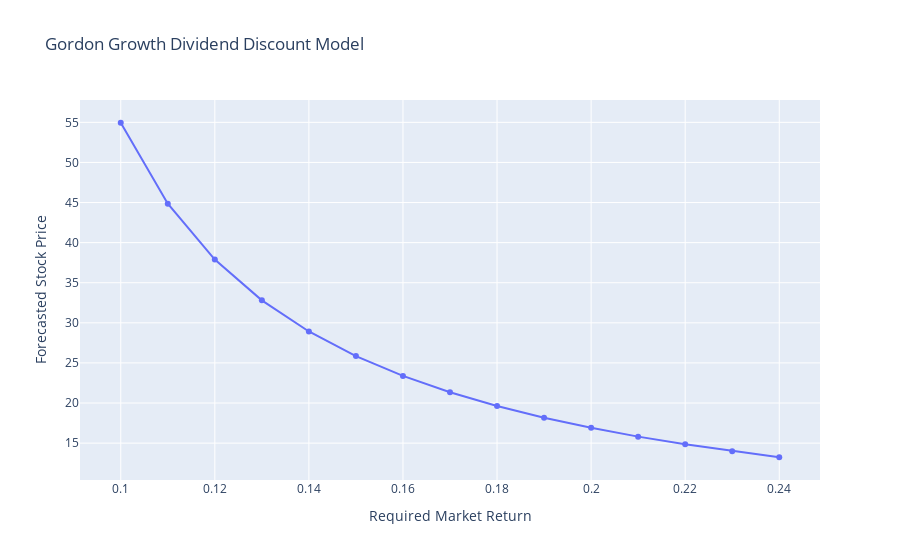

The notebook cell saved with this chart:
### Markdown cell above
This document describes a set of Python functions used for financial analysis and visualization, primarily based on the Gordon Growth Model (GGM). The functions are designed to analyze stock tickers, calculate various financial metrics, and create interactive charts to visualize the results.

## Functions

### `get_cost_of_equity(ticker)`
- Calculates the cost of equity for a given stock ticker.
- Parameters:
  - `ticker`: Stock ticker symbol.
- Returns:
  - `cost_of_equity`: Cost of equity value.

### `get_div_growth_rate(ticker)`
- Calculates the dividend growth rate for a given stock ticker.
- Parameters:
  - `ticker`: Stock ticker symbol.
- Returns:
  - `div_growth_rate`: Dividend growth rate value.

### `get_div_per_share(ticker)`
- Calculates the dividend per share for a given stock ticker.
- Parameters:
  - `ticker`: Stock ticker symbol.
- Returns:
  - `div_per_share`: Dividend per share value.

### `ggm_model(div_per_share, cost_of_equity, div_growth_rate)`
- Implements the Gordon Growth Model to forecast stock prices.
- Parameters:
  - `div_per_share`: Dividend per share value.
  - `cost_of_equity`: Cost of equity value.
  - `div_growth_rate`: Dividend growth rate value.
- Returns:
  - `ggm_forecasted_price`: Forecasted stock price.

### `analyze_ticker(ticker_symbol)`
- Analyzes a stock ticker by calculating various financial metrics and forecasting stock prices using the GGM.
- Parameters:
  - `ticker_symbol`: Stock ticker symbol.
- Returns:
  - `risk_free_rate`: Risk-free rate value.
  - `div_growth_rate`: Dividend growth rate value.
  - `div_per_share`: Dividend per share value.
  - `ggm_forecasted_price`: Forecasted stock price.
  - `beta`: Beta value.

### `create_interactive_chart(x, y, title, x_label, y_label)`
- Creates an interactive chart to visualize GGM forecasted prices.
- Parameters:
  - `x`: X-axis data.
  - `y`: Y-axis data.
  - `title`: Title of the chart.
  - `x_label`: X-axis label.
  - `y_label`: Y-axis label.

### Code cell
def get_cost_of_equity(ticker):
    beta = ticker.info['beta']
    risk_free_rate = yf.Ticker('^TNX').info['previousClose'] * 0.01
    market_return = 0.11
    return risk_free_rate + beta * (market_return - risk_free_rate)

def get_div_growth_rate(ticker):
    return ticker.info['returnOnEquity'] * (1 - ticker.info['payoutRatio'])

def get_div_per_share(ticker):
    return ticker.info['previousClose'] * ticker.info['dividendYield']

def ggm_model(div_per_share, cost_of_equity, div_growth_rate):
    return div_per_share / (cost_of_equity - div_growth_rate)

def analyze_ticker(ticker_symbol):
    ticker = yf.Ticker(ticker_symbol)
    
    try:
        beta = ticker.info['beta']
        if beta is None:  # Check if beta is None and set a default value
            beta = 1  # Default beta value if not provided
    except KeyError:
        print(f"Beta value for {ticker_symbol} is not available. Using default beta of 1.")
        beta = 1  # Default beta value if not provided
    
    risk_free_rate = yf.Ticker('^TNX').info['previousClose'] * 0.01
    market_return = 0.11
    
    try:
        div_growth_rate = ticker.info['returnOnEquity'] * (1 - ticker.info['payoutRatio'])
        div_per_share = ticker.info['previousClose'] * ticker.info['dividendYield']
        ggm_forecasted_price = ggm_model(div_per_share, risk_free_rate + beta * (market_return - risk_free_rate), div_growth_rate)
    except KeyError as e:
        print(f"Required financial data not available for {ticker_symbol}: {e}")
        return None, None, None, None  # Return None values if data is not available
    
    return risk_free_rate + beta * (market_return - risk_free_rate), div_growth_rate, div_per_share, ggm_forecasted_price, beta  # Return beta as well


def create_interactive_chart(x, y, title, x_label, y_label):
    fig = go.Figure(data=go.Scatter(x=x, y=y, mode='lines+markers'))
    fig.update_layout(title=title, xaxis_title=x_label, yaxis_title=y_label)
    fig.show()

# Example usage for 'SWK'
ticker_symbol = 'SWK'
results = analyze_ticker(ticker_symbol)  # Use results directly, instead of unpacking
if None not in results:
    cost_of_equity, div_growth_rate, div_per_share, ggm_forecasted_price, beta = results
    print(f'The Gordon Growth Model forecasts the {ticker_symbol} stock price at: ${ggm_forecasted_price:.2f}')

    # Correction for the beta not defined error
    market_return_array = np.arange(0.1, 0.25, 0.01)
    risk_free_rate = yf.Ticker('^TNX').info['previousClose'] * 0.01  # This should be refetched or passed if it changes
    ggm_mr_estimates = [ggm_model(div_per_share, risk_free_rate + beta * (mr - risk_free_rate), div_growth_rate) for mr in market_return_array]

    # Assume create_interactive_chart is defined as before
    create_interactive_chart(market_return_array, ggm_mr_estimates, 'Gordon Growth Dividend Discount Model', 'Required Market Return', 'Forecasted Stock Price')
else:
    print(f"Skipping {ticker_symbol} due to incomplete data.")

# Example usage for a list of assets or Portfolio
assets = ['JEPI', 'AGNC', 'O', 'NUSI', 'CSHI']

# Dictionary to hold the analysis results for each asset
analysis_results = {}

# Analyze each asset and store the results
for asset in assets:
    results = analyze_ticker(asset)
    if None not in results:
        analysis_results[asset] = results
        print(f'The Gordon Growth Model forecasts the {asset} stock price at: ${results[3]:.2f}')
    else:
        print(f"Skipping {asset} due to incomplete data.")

### Figure 1 — Plotly figure (JSON) as saved in the notebook; plotly's stock layout.template omitted (floating-point values rounded to 4 significant figures)
{"data": [{"mode": "lines+markers", "type": "scatter", "x": [0.1, 0.11, 0.12, 0.13, 0.14, 0.15, 0.16, 0.17, 0.18, 0.19, 0.2, 0.21, 0.22, 0.23, 0.24], "y": [54.95, 44.86, 37.89, 32.8, 28.92, 25.86, 23.38, 21.34, 19.62, 18.16, 16.91, 15.81, 14.85, 14.0, 13.24]}], "layout": {"title": {"text": "Gordon Growth Dividend Discount Model"}, "xaxis": {"title": {"text": "Required Market Return"}}, "yaxis": {"title": {"text": "Forecasted Stock Price"}}}}
